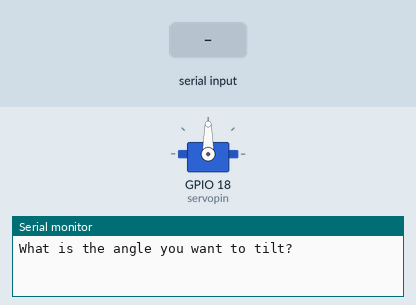
Simulated run of this sketch. Board: ESP32. On the bench: servo, the last lines printed to the serial monitor. Inputs (shaded band) come from the test bench.

Above: at 1.2 s.
1.3 s: "30,150\n" received over Serial
At 2.5 s:
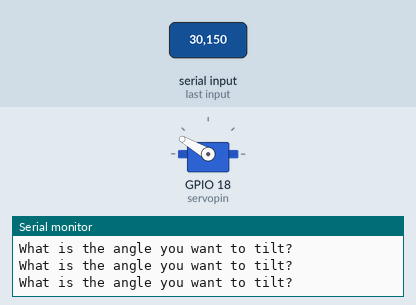
4.3 s: "90,45\n" received over Serial
At 6.0 s:
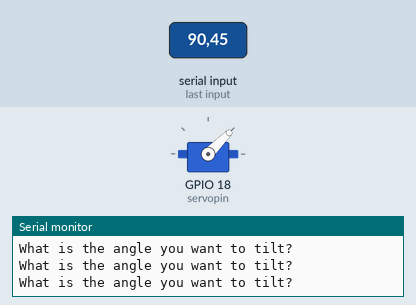
7.3 s: "200\n" received over Serial
At 7.9 s:
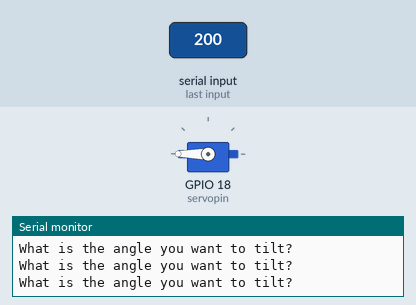
Timing chart, 0 to 10.3 s (numbered marks = the images above; inputs shaded):
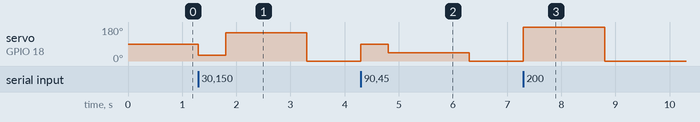

The sketch:

ultrasonicandservo.ino
```cpp
// int trigPin=32;
// int echoPin=33;
// int pingTravelTime;
// void setup() {
//   // put your setup code here, to run once:
// pinMode(trigPin,OUTPUT);
// pinMode(echoPin,INPUT);
// Serial.begin(9600);
// }

// void loop() {
//   // put your main code here, to run repeatedly:
// digitalWrite(trigPin,LOW);
// delayMicroseconds(10);
// digitalWrite(trigPin,HIGH);
// delayMicroseconds(10);
// digitalWrite(trigPin,LOW);
// pingTravelTime=pulseIn(echoPin,HIGH);
// delay(1000);
// Serial.println(pingTravelTime);
// }


#include <ESP32Servo.h>
int servopin = 18;
int servopos;
Servo myservo;
void setup() {
  // put your setup code here, to run once:
  Serial.begin(9600);
  myservo.attach(servopin);
  // to attach a object to the arduino we use attach
}

void loop() {
  // put your main code here, to run repeatedly:
  Serial.println("What is the angle you want to tilt?");
  while (Serial.available() == 0) {
  }
  servopos = Serial.parseInt();
  // servopos=0;
  // myservo.write(servopos);
  // delay(500);
  // servopos=180;
  myservo.write(servopos);
  delay(500);
  // uss object se kam karne ke liye use write
}
```

Measured:
- after the input at 1.3 s, servo on GPIO 18 (servopin): 90° → 30° at once, → 150° 0.50 s later, → 0° 1.5 s later
- after the input at 4.3 s, servo on GPIO 18 (servopin): 0° → 90° at once, → 45° 0.50 s later, → 0° 1.5 s later
- after the input at 7.3 s, servo on GPIO 18 (servopin): 0° → 180° at once, → 0° 1.5 s later
